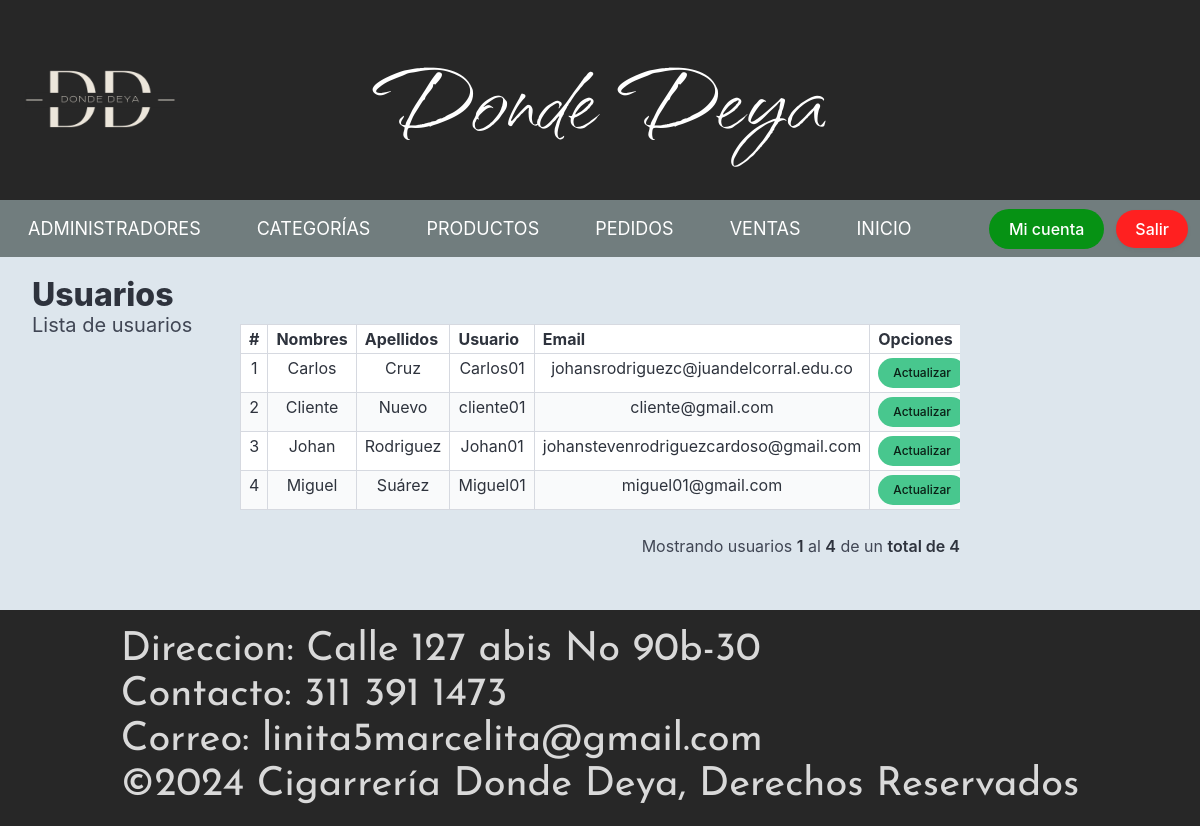
Page /index.php?vista=user_list (signed in) on the committed database.
### tables this page shows
CREATE TABLE `usuario` (
  `usuario_id` int(10) NOT NULL,
  `usuario_nombre` varchar(40) NOT NULL,
  `usuario_apellido` varchar(40) NOT NULL,
  `usuario_usuario` varchar(20) NOT NULL,
  `usuario_clave` varchar(200) NOT NULL,
  `usuario_email` varchar(70) NOT NULL,
  `usuario_rol` int(2) NOT NULL,
  `usuario_activo` int(2) NOT NULL,
  `usuario_token` varchar(255) NOT NULL
);

### index.php (called while the page is built, shortened)
<?php
$controller = new MainController();
$controller->handleRequest();

### modelo/Utils.php (called while the page is built, shortened)
<?php
class Utils {
    public static function limpiar_cadena($cadena) {
        $cadena = trim($cadena);
        $cadena = stripslashes($cadena);
        $cadena = str_ireplace([
            "<script>", "</script>", "<script src", "<script type=",
            "SELECT * FROM", "DELETE FROM", "INSERT INTO", "DROP TABLE",
            "DROP DATABASE", "TRUNCATE TABLE", "SHOW TABLES;", "SHOW DATABASES;",
            "<?php", "?>", "--", "^", "<", "[", "]", "==", ";", "::"
        ], "", $cadena);
        return trim($cadena);
    }
}

### php/usuario_lista.php (the view, shortened to what this page needs)
<?php
require_once "./modelo/Utils.php";
$inicio = ($pagina > 0) ? (($pagina * $registros) - $registros) : 0;
$tabla = "";
if (isset($busqueda) && $busqueda != "") {
    $consulta_datos = "SELECT * FROM usuario WHERE ((usuario_id!='".$_SESSION['id']."') AND (usuario_nombre LIKE '%$busqueda%' OR usuario_apellido LIKE '%$busqueda%' OR usuario_usuario LIKE '%$busqueda%' OR usuario_email LIKE '%$busqueda%')) ORDER BY usuario_nombre ASC LIMIT $inicio, $registros";
    $consulta_total = "SELECT COUNT(usuario_id) FROM usuario WHERE ((usuario_id!='".$_SESSION['id']."') AND (usuario_nombre LIKE '%$busqueda%' OR usuario_apellido LIKE '%$busqueda%' OR usuario_usuario LIKE '%$busqueda%' OR usuario_email LIKE '%$busqueda%'))";
} else {
    $consulta_datos = "SELECT * FROM usuario WHERE usuario_id!='".$_SESSION['id']."' ORDER BY usuario_nombre ASC LIMIT $inicio, $registros";
    $consulta_total = "SELECT COUNT(usuario_id) FROM usuario WHERE usuario_id!='".$_SESSION['id']."'";
}
$conexion = Utils::conexion();
$datos = $conexion->query($consulta_datos);
$datos = $datos->fetchAll();
$total = $conexion->query($consulta_total);
$total = (int) $total->fetchColumn();
$Npaginas = ceil($total / $registros);
$tabla .= '
<div class="table-container">
    <table class="table is-bordered is-striped is-narrow is-hoverable is-fullwidth">
        <thead>
            <tr class="has-text-centered">
                <th>#</th>
                <th>Nombres</th>
                <th>Apellidos</th>
                <th>Usuario</th>
                <th>Email</th>
                <th colspan="2">Opciones</th>
            </tr>
        </thead>
        <tbody>
';
if ($total >= 1 && $pagina <= $Npaginas) {
    $contador = $inicio + 1;
    $pag_inicio = $inicio + 1;
    foreach ($datos as $rows) {
        $tabla .= '
            <tr class="has-text-centered">
                <td>' . $contador . '</td>
                <td>' . $rows['usuario_nombre'] . '</td>
                <td>' . $rows['usuario_apellido'] . '</td>
                <td>' . $rows['usuario_usuario'] . '</td>
                <td>' . $rows['usuario_email'] . '</td>
                <td>
                    <a href="index.php?vista=user_update&user_id_up=' . $rows['usuario_id'] . '" class="button is-success is-rounded is-small">Actualizar</a>
                </td>
                <td>
                    <a href="' . $url . $pagina . '&user_id_del=' . $rows['usuario_id'] . '" class="button is-danger is-rounded is-small">Eliminar</a>
                </td>
            </tr>
        ';
        $contador++;
    }
    $pag_final = $contador - 1;
}
$tabla .= '</tbody></table></div>';
if ($total > 0 && $pagina <= $Npaginas) {
    $tabla .= '<p class="has-text-right">Mostrando usuarios <strong>' . $pag_inicio . '</strong> al <strong>' . $pag_final . '</strong> de un <strong>total de ' . $total . '</strong></p>';
}
echo $tabla;
?>

### rows in the picture
usuario: usuario_nombre "Carlos", usuario_apellido "Cruz", usuario_usuario "Carlos01", usuario_email "johansrodriguezc@juandelcorral.edu.co"
usuario: usuario_nombre "Cliente", usuario_apellido "Nuevo", usuario_usuario "cliente01", usuario_email "cliente@gmail.com"
usuario: usuario_nombre "Johan", usuario_apellido "Rodriguez", usuario_usuario "Johan01", usuario_email "johanstevenrodriguezcardoso@gmail.com"
usuario: usuario_nombre "Miguel", usuario_apellido "Suárez", usuario_usuario "Miguel01", usuario_email "miguel01@gmail.com"

### other values in the picture
$pag_inicio "1"
$pag_final "4"
$total "4"
